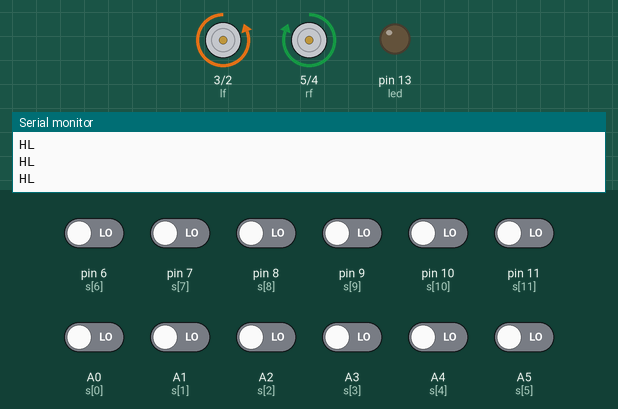
This sketch was run on a simulated Arduino Uno, built with avr-gcc and run on an emulated ATmega328P. Shown: motor-driver pin pairs drawn as motors (green arrow = first pin HIGH = forward, orange = second pin HIGH = backward, longer = more drive), output pins drawn as LEDs (lit = HIGH), the last lines printed to the serial monitor. The inputs (shaded band) are chosen by the test bench; at power-on: A0 (s[0]), A1 (s[1]), A2 (s[2]), A3 (s[3]), A4 (s[4]), A5 (s[5]), pin 6 (s[6]), pin 7 (s[7]), pin 8 (s[8]), pin 9 (s[9]), pin 10 (s[10]), pin 11 (s[11]) LOW.

Above: at 1.2 s.
1.3 s: A1 (s[1]) driven HIGH
At 1.6 s:
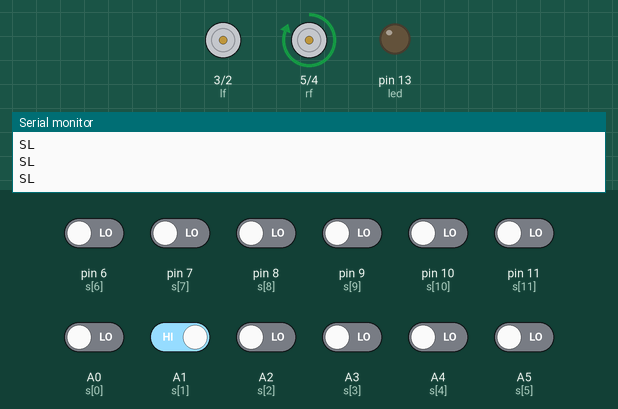
2.8 s: A3 (s[3]) driven HIGH
At 4.0 s:
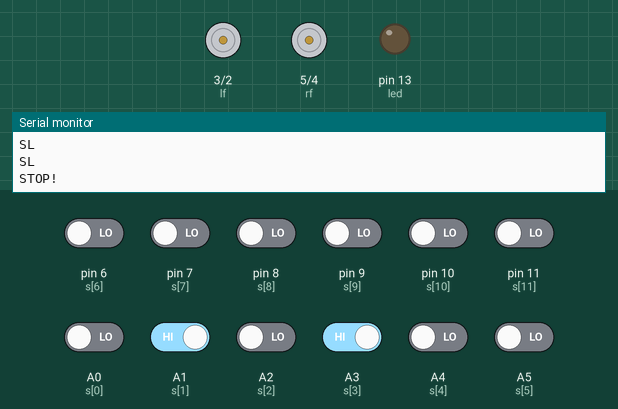
4.3 s: A2 (s[2]) driven HIGH
At 4.9 s:
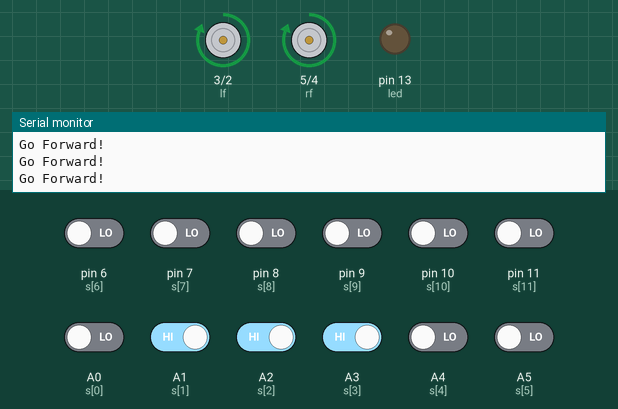
5.8 s: A1 (s[1]) driven LOW
At 6.2 s:
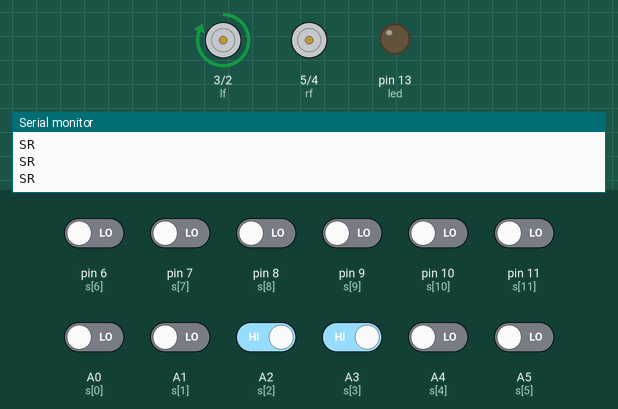
7.3 s: A4 (s[4]) driven HIGH
At 8.5 s:
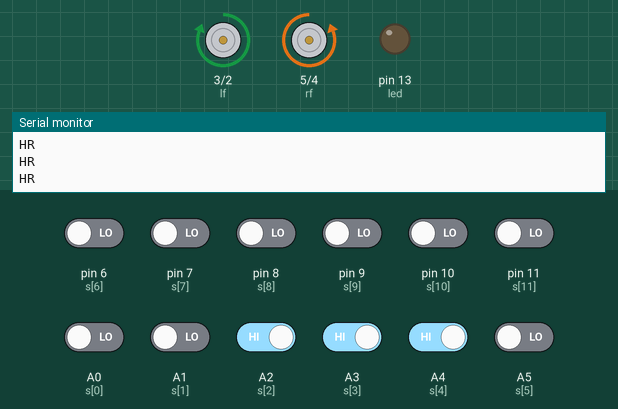
8.8 s: A4 (s[4]) driven LOW
At 9.7 s:
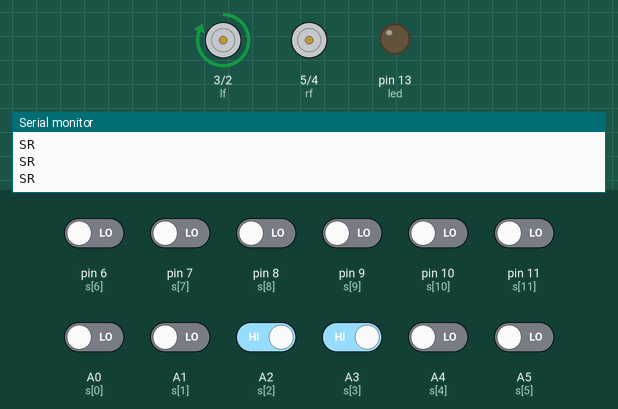
Timing chart, 0 to 11.3 s (numbered marks = the images above; inputs shaded):
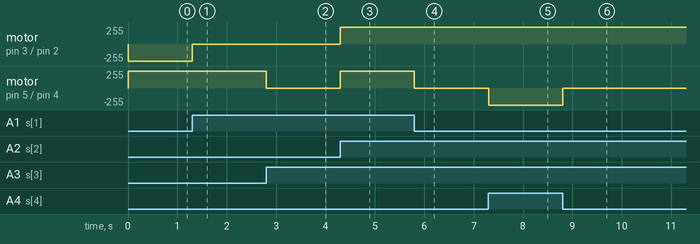

The sketch:

line_main.ino
```cpp
int lf = 3;
int lb = 2;
int rf = 5;
int rb = 4;
int led = 13;
int s[12]={A0,A1,A2,A3,A4,A5,6,7,8,9,10,11};
int r1= 0;
int r2= 0;
int m1= 0;
int l1= 0;
int l2= 0;
int m2= 0;
int ob= 0;
int hole= 0;
int lw= 0;
int rw= 0;
int lt= 0;
int rt= 0;

int i;
int key;
int state=0;
int flag=0;
int stateStop=0;
void setup() {
  pinMode(lf, OUTPUT);
  pinMode(lb, OUTPUT);
  pinMode(rf, OUTPUT);
  pinMode(rb, OUTPUT);
  for(i=0;i<12;i++)
  pinMode(s[i], INPUT);

      Serial.begin(9600);
     pinMode(led, OUTPUT);

}

void loop() {
      r1 = digitalRead(s[0]);
      r2 = digitalRead(s[1]);
      m1 = digitalRead(s[2]);
      l2 = digitalRead(s[3]);
      l1 = digitalRead(s[4]);
      m2 = digitalRead(s[5]);
      ob = digitalRead(s[6]);
      hole = digitalRead(s[7]);
      lw = digitalRead(s[8]);
      rw = digitalRead(s[9]);
      lt = digitalRead(s[10]);
      rt = digitalRead(s[11]);
     if(r1==HIGH&&r2==HIGH&&m1==HIGH&&l1==HIGH&&l2==HIGH&&m2==HIGH)
   {
      mway('1');
  }
  else if(r1==HIGH&&r2==HIGH&&l1==HIGH&&l2==HIGH)
  mway('1');
  else if(r2==HIGH&&m1==HIGH&&l2==HIGH)
  mway('1');
  else if(r1==LOW&&r2==LOW&&l1==LOW&&l2==LOW&&m1==LOW&&m2==LOW)
  mway('3');
  else if(r1==LOW&&r2==LOW&&l1==LOW&&l2==LOW&&(m1==HIGH||m2==HIGH))
   {
      mway('1');
  }
 else if(r1==HIGH&&l1==LOW&&l2==LOW)
      mway('3');
 else if(r2==HIGH&&l1==LOW&&l2==LOW)
      mway('2');
 else if(l1==HIGH&&r1==LOW&&r2==LOW)
      mway('6');
 else if(l2==HIGH&&r1==LOW&&r2==LOW)
      mway('5');


 else if(r1==HIGH&&l1==LOW&&l2==HIGH)
      mway('3');
 else if(l1==HIGH&&r1==LOW&&r2==HIGH)
      mway('6');


  else {
    // turn LED off:
    digitalWrite(led, LOW);
   mway(57);
  }
}
void mway(int state)
{
  if (state == '1') {
        digitalWrite(lf, HIGH);
        digitalWrite(lb, LOW);
        digitalWrite(rf, HIGH);
        digitalWrite(rb, LOW);
          Serial.println("Go Forward!");
    }
    else if (state == '2') {
        digitalWrite(lf, LOW);
        digitalWrite(lb, LOW);
        digitalWrite(rf, HIGH);
        digitalWrite(rb, LOW);
          Serial.println("SL");
    }
    else if (state == '3') {
        digitalWrite(lf, LOW);
        digitalWrite(lb, HIGH);
        digitalWrite(rf, HIGH);
        digitalWrite(rb, LOW);
          Serial.println("HL");
    }
    else if (state == '4') {
        digitalWrite(lf, LOW);
        digitalWrite(lb, HIGH);
        digitalWrite(rf, LOW);
        digitalWrite(rb, HIGH);
          Serial.println("BACK");
    }
    else if (state == '5') {
        digitalWrite(lf, HIGH);
        digitalWrite(lb, LOW);
        digitalWrite(rf, LOW);
        digitalWrite(rb, LOW);
          Serial.println("SR");
    }
    else if (state == '6') {
        digitalWrite(lf, HIGH);
        digitalWrite(lb, LOW);
        digitalWrite(rf, LOW);
        digitalWrite(rb, HIGH);
          Serial.println("HR");
    }

    else if (state == '9') {
        digitalWrite(lf, LOW);
        digitalWrite(lb, LOW);
        digitalWrite(rf, LOW);
        digitalWrite(rb, LOW);
        digitalWrite(led, LOW);
        if(flag == 0){
          Serial.println("STOP!");
          flag=1;
        }
        stateStop=0;
    }
}
```

Measured:
- after the input at 1.3 s, motor on pin 3 (lf) / pin 2 (lb): backward 255/255 → stopped at once
- after the input at 2.8 s, motor on pin 5 (rf) / pin 4 (rb): forward 255/255 → stopped at once
- after the input at 4.3 s, motor on pin 3 (lf) / pin 2 (lb), motor on pin 5 (rf) / pin 4 (rb): stopped → forward 255/255 at once
- after the input at 5.8 s, motor on pin 5 (rf) / pin 4 (rb): forward 255/255 → stopped at once
- after the input at 7.3 s, motor on pin 5 (rf) / pin 4 (rb): stopped → backward 255/255 at once
- after the input at 8.8 s, motor on pin 5 (rf) / pin 4 (rb): backward 255/255 → stopped at once
